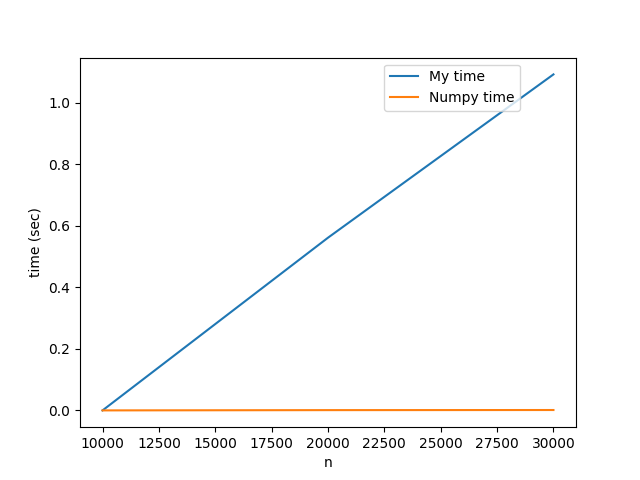

Reproduce this figure in Python.
import numpy as np
import time
import matplotlib.pyplot as plt
import matplotlib
import scipy.linalg as sl

const = 10

def get_array(n):
	array = []
	a = np.random.randint(0, 10, size=(n))
	c = np.random.randint(0, 10, size=(n))
	f = np.random.randint(0, 10, size=(n))
	b = np.zeros((n))
	b = a + c + const
	a[0] = 0
	c[n - 1] = 0
	array = np.zeros((3,n))
	array[2, 0:-1] = a[1: ]
	array[1] = b
	array[0, 1: ] = c[ :-1]
	array = np.array(array)
	return a, b, c, f, array


def tridiagonal_ma(a, b, c, f, n):
	alpha = np.zeros(n + 1)
	beta = np.zeros(n + 1)
	for i in range(n):
		tmp_arg = a[i] * alpha[i] + b[i]
		alpha[i + 1] = -c[i] / tmp_arg
		beta[i + 1] = (f[i] - a[i] * beta[i]) / tmp_arg
	x = np.zeros(n + 1)
	for i in range(n, 0, -1):
		x[i - 1] = alpha[i] * x[i] + beta[i]
	return x

my_time = [0]
_time = [0]
n0 = n = 10000
step = 10000
start, finish = 0, 0
_start, _finish = 0, 0
while finish - start <= 1:
	a, b, c, f, A = get_array(n)
	start = time.time()
	tridiagonal_ma(a, b, c, f, n)
	finish = time.time()
	my_time.append(finish - start)
	_start = time.time()	
	sl.solve_banded((1, 1), A, f)
	_finish = time.time()
	_time.append(_finish - _start)
	n += step
x = [y for y in range(n0, n + 1, step)]
fig = plt.figure()
plt.plot(x, my_time, label="My time")
plt.plot(x, _time, label="Numpy time")
plt.xlabel("n")
plt.ylabel("time (sec)")
plt.legend(bbox_to_anchor=(0.5, 0.5, 0.5, 0.5), loc='upper center')
plt.show()
fig.savefig('hw1/sweep.png')
